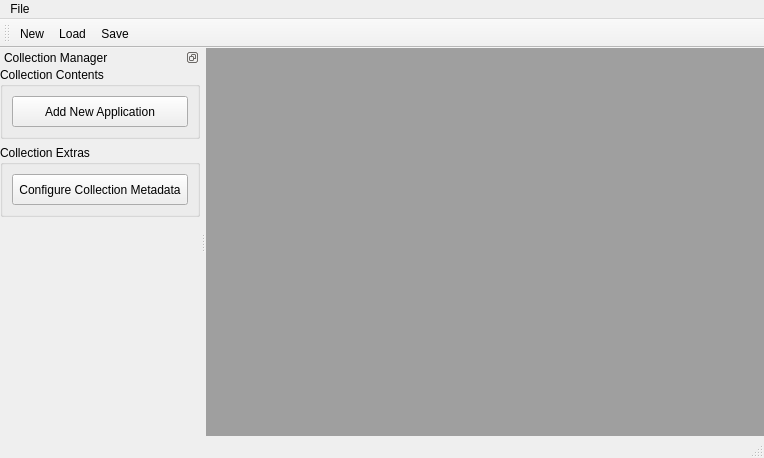
<?xml version="1.0" encoding="UTF-8"?>
<ui version="4.0">
 <class>MainWindow</class>
 <widget class="QMainWindow" name="MainWindow">
  <property name="geometry">
   <rect>
    <x>0</x>
    <y>0</y>
    <width>764</width>
    <height>458</height>
   </rect>
  </property>
  <property name="windowTitle">
   <string>MainWindow</string>
  </property>
  <widget class="QWidget" name="centralwidget">
   <layout class="QVBoxLayout" name="verticalLayout">
    <property name="leftMargin">
     <number>0</number>
    </property>
    <property name="topMargin">
     <number>0</number>
    </property>
    <property name="rightMargin">
     <number>0</number>
    </property>
    <property name="bottomMargin">
     <number>0</number>
    </property>
    <item>
     <widget class="QMdiArea" name="mdiArea"/>
    </item>
   </layout>
  </widget>
  <widget class="QMenuBar" name="menubar">
   <property name="geometry">
    <rect>
     <x>0</x>
     <y>0</y>
     <width>764</width>
     <height>21</height>
    </rect>
   </property>
   <widget class="QMenu" name="menuFile">
    <property name="title">
     <string>File</string>
    </property>
   </widget>
   <addaction name="menuFile"/>
  </widget>
  <widget class="QStatusBar" name="statusbar"/>
  <widget class="QToolBar" name="SaveLoadToolBar">
   <property name="windowTitle">
    <string>toolBar</string>
   </property>
   <attribute name="toolBarArea">
    <enum>TopToolBarArea</enum>
   </attribute>
   <attribute name="toolBarBreak">
    <bool>false</bool>
   </attribute>
   <addaction name="actionNew_Collection"/>
   <addaction name="actionLoad_Collection"/>
   <addaction name="actionSave_Collection"/>
  </widget>
  <widget class="QDockWidget" name="ControlsDock">
   <property name="minimumSize">
    <size>
     <width>200</width>
     <height>185</height>
    </size>
   </property>
   <property name="features">
    <set>QDockWidget::DockWidgetFloatable|QDockWidget::DockWidgetMovable</set>
   </property>
   <property name="allowedAreas">
    <set>Qt::LeftDockWidgetArea|Qt::RightDockWidgetArea</set>
   </property>
   <property name="windowTitle">
    <string>Collection Manager</string>
   </property>
   <attribute name="dockWidgetArea">
    <number>1</number>
   </attribute>
   <widget class="QWidget" name="DockContents">
    <layout class="QVBoxLayout" name="verticalLayout_2">
     <property name="leftMargin">
      <number>0</number>
     </property>
     <property name="topMargin">
      <number>0</number>
     </property>
     <property name="rightMargin">
      <number>0</number>
     </property>
     <property name="bottomMargin">
      <number>0</number>
     </property>
     <item>
      <widget class="QScrollArea" name="DockscrollArea">
       <property name="frameShape">
        <enum>QFrame::NoFrame</enum>
       </property>
       <property name="frameShadow">
        <enum>QFrame::Plain</enum>
       </property>
       <property name="lineWidth">
        <number>0</number>
       </property>
       <property name="widgetResizable">
        <bool>true</bool>
       </property>
       <widget class="QWidget" name="scrollAreaWidgetContents">
        <property name="geometry">
         <rect>
          <x>0</x>
          <y>0</y>
          <width>200</width>
          <height>372</height>
         </rect>
        </property>
        <layout class="QVBoxLayout" name="verticalLayout_3">
         <property name="leftMargin">
          <number>0</number>
         </property>
         <property name="topMargin">
          <number>0</number>
         </property>
         <property name="rightMargin">
          <number>0</number>
         </property>
         <property name="bottomMargin">
          <number>0</number>
         </property>
         <item>
          <widget class="QGroupBox" name="CollectionContentsGroup">
           <property name="sizePolicy">
            <sizepolicy hsizetype="Preferred" vsizetype="Maximum">
             <horstretch>0</horstretch>
             <verstretch>0</verstretch>
            </sizepolicy>
           </property>
           <property name="title">
            <string>Collection Contents</string>
           </property>
           <layout class="QVBoxLayout" name="verticalLayout_5">
            <item>
             <widget class="QPushButton" name="AddAppControl">
              <property name="minimumSize">
               <size>
                <width>0</width>
                <height>31</height>
               </size>
              </property>
              <property name="maximumSize">
               <size>
                <width>16777215</width>
                <height>31</height>
               </size>
              </property>
              <property name="text">
               <string>Add New Application</string>
              </property>
             </widget>
            </item>
           </layout>
          </widget>
         </item>
         <item>
          <widget class="QGroupBox" name="CollectionMetaGroup">
           <property name="sizePolicy">
            <sizepolicy hsizetype="Preferred" vsizetype="Maximum">
             <horstretch>0</horstretch>
             <verstretch>0</verstretch>
            </sizepolicy>
           </property>
           <property name="title">
            <string>Collection Extras</string>
           </property>
           <layout class="QVBoxLayout" name="verticalLayout_6">
            <item>
             <widget class="QPushButton" name="ConfigureCollectionMetaControl">
              <property name="minimumSize">
               <size>
                <width>0</width>
                <height>31</height>
               </size>
              </property>
              <property name="maximumSize">
               <size>
                <width>16777215</width>
                <height>31</height>
               </size>
              </property>
              <property name="text">
               <string>Configure Collection Metadata</string>
              </property>
             </widget>
            </item>
           </layout>
          </widget>
         </item>
         <item>
          <spacer name="verticalSpacer">
           <property name="orientation">
            <enum>Qt::Vertical</enum>
           </property>
           <property name="sizeHint" stdset="0">
            <size>
             <width>20</width>
             <height>40</height>
            </size>
           </property>
          </spacer>
         </item>
        </layout>
       </widget>
      </widget>
     </item>
    </layout>
   </widget>
  </widget>
  <action name="actionNew_Collection">
   <property name="text">
    <string>New</string>
   </property>
   <property name="toolTip">
    <string>Create New Collection</string>
   </property>
   <property name="shortcut">
    <string>Ctrl+N</string>
   </property>
  </action>
  <action name="actionLoad_Collection">
   <property name="text">
    <string>Load</string>
   </property>
   <property name="toolTip">
    <string>Load existing collection</string>
   </property>
   <property name="shortcut">
    <string>Ctrl+O</string>
   </property>
  </action>
  <action name="actionSave_Collection">
   <property name="text">
    <string>Save</string>
   </property>
   <property name="shortcut">
    <string>Ctrl+S</string>
   </property>
  </action>
 </widget>
 <resources/>
 <connections/>
</ui>
